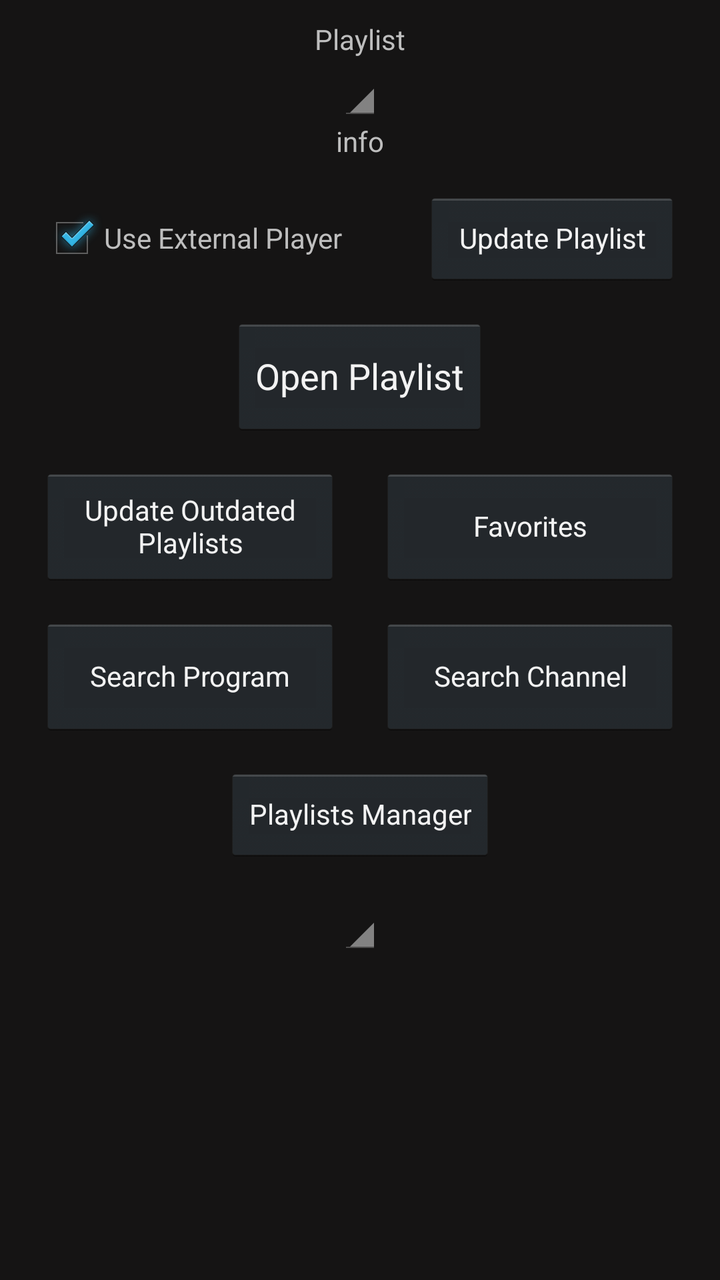
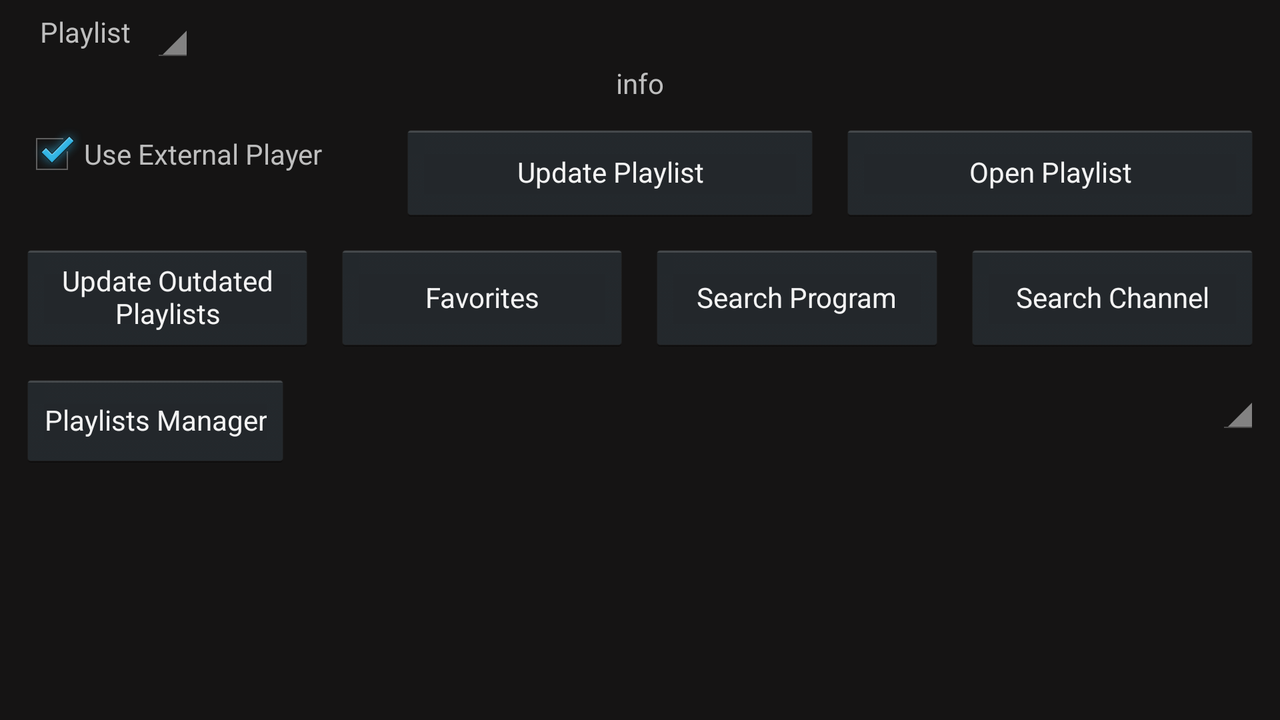

First picture: res/layout/ on a phone held upright. Second picture: the repository's own variant of that layout, on a device whose configuration matches the variant's folder. Source for both follows.
<!-- AndroidManifest.xml: application theme android:Theme.Holo -->
<!-- res/layout/main.xml -->
<?xml version="1.0" encoding="utf-8"?>
<LinearLayout xmlns:android="http://schemas.android.com/apk/res/android"
    style="@android:style/Theme.Holo"
    android:layout_width="match_parent"
    android:layout_height="match_parent"
    android:background="#151414"
    android:orientation="vertical">

    <TextView
        android:id="@+id/mainTextView2"
        android:layout_width="wrap_content"
        android:layout_height="wrap_content"
        android:layout_gravity="center_horizontal"
        android:layout_marginTop="10dp"
        android:text="@string/playlist"
        android:textAppearance="?android:attr/textAppearanceSmall" />

    <Spinner
        android:id="@+id/mainSpinner1"
        android:layout_width="wrap_content"
        android:layout_height="wrap_content"
        android:layout_gravity="center_horizontal" />

    <TextView
        android:id="@+id/mainTextView1"
        android:layout_width="wrap_content"
        android:layout_height="wrap_content"
        android:layout_gravity="center_horizontal"
        android:text="info"
        android:textAppearance="?android:attr/textAppearanceSmall" />

    <LinearLayout
        android:layout_width="match_parent"
        android:layout_height="wrap_content"
        android:layout_gravity="center_horizontal"
        android:layout_marginTop="15dp"
        android:orientation="horizontal">

        <CheckBox
            android:id="@+id/mainCheckBox1"
            android:layout_width="wrap_content"
            android:layout_height="wrap_content"
            android:layout_gravity="center_vertical|center_horizontal"
            android:layout_marginLeft="20dp"
            android:checked="true" />

        <TextView
            android:id="@+id/mainTextView3"
            android:layout_width="120dp"
            android:layout_height="wrap_content"
            android:layout_gravity="center_vertical|center_horizontal"
            android:text="@string/use_external_player"
            android:textAppearance="?android:attr/textAppearanceSmall" />

        <Button
            android:id="@+id/mainButton2"
            style="?android:attr/buttonStyleSmall"
            android:layout_width="wrap_content"
            android:layout_height="wrap_content"
            android:layout_gravity="right"
            android:layout_marginLeft="40dp"
            android:layout_marginRight="20dp"
            android:width="140dp"
            android:onClick="downloadButton"
            android:text="@string/updatePlaylistButton" />

    </LinearLayout>

    <Button
        android:id="@+id/mainButton1"
        android:layout_width="wrap_content"
        android:layout_height="wrap_content"
        android:layout_gravity="center_horizontal"
        android:layout_marginTop="15dp"
        android:height="60dp"
        android:onClick="openPlaylist"
        android:text="@string/openPlaylistButton" />

    <LinearLayout
        android:layout_width="match_parent"
        android:layout_height="60dp"
        android:layout_gravity="center_horizontal"
        android:layout_marginTop="15dp"
        android:weightSum="1.0"
        android:orientation="horizontal">

        <Button
            android:id="@+id/mainButton6"
            style="?android:attr/buttonStyleSmall"
            android:layout_width="0dp"
            android:layout_height="match_parent"
            android:layout_weight="0.5"
            android:layout_marginLeft="20dp"
            android:onClick="updateAll"
            android:text="@string/updateOutdatedPlaylists" />

        <Button
            android:id="@+id/mainButton5"
            style="?android:attr/buttonStyleSmall"
            android:layout_width="0dp"
            android:layout_height="match_parent"
            android:layout_weight="0.5"
            android:layout_marginLeft="20dp"
            android:layout_marginRight="20dp"
            android:onClick="globalFavorite"
            android:text="@string/favorites" />

    </LinearLayout>

    <LinearLayout
        android:layout_width="match_parent"
        android:layout_height="60dp"
        android:weightSum="1.0"
        android:layout_gravity="center_horizontal"
        android:layout_marginTop="15dp"
        android:orientation="horizontal">

        <Button
            android:id="@+id/mainSearchProgram"
            style="?android:attr/buttonStyleSmall"
            android:layout_width="0dp"
            android:layout_height="match_parent"
            android:layout_weight="0.5"
            android:layout_marginLeft="20dp"
            android:onClick="searchProgram"
            android:text="@string/search_program" />

        <Button
            android:id="@+id/mainButton3"
            style="?android:attr/buttonStyleSmall"
            android:layout_width="0dp"
            android:layout_height="match_parent"
            android:layout_weight="0.5"
            android:layout_marginLeft="20dp"
            android:layout_marginRight="20dp"
            android:onClick="globalSearch"
            android:text="@string/search_channel" />

    </LinearLayout>

    <Button
        android:id="@+id/mainButton4"
        style="?android:attr/buttonStyleSmall"
        android:layout_width="wrap_content"
        android:layout_height="wrap_content"
        android:layout_marginTop="15dp"
        android:layout_gravity="center_horizontal"
        android:onClick="playlistManager"
        android:text="@string/playlistsManager" />

    <Spinner
        android:id="@+id/mainSpinner2"
        android:layout_width="wrap_content"
        android:layout_height="wrap_content"
        android:layout_gravity="center_horizontal"
        android:layout_marginTop="15dp" />

</LinearLayout>
<!-- resources referenced by this layout -->
<resources>
  <string name="favorites">Favorites</string>
  <string name="openPlaylistButton">Open Playlist</string>
  <string name="playlist">Playlist</string>
  <string name="playlistsManager">Playlists Manager</string>
  <string name="search_channel">Search Channel</string>
  <string name="search_program">Search Program</string>
  <string name="updateOutdatedPlaylists">Update Outdated Playlists</string>
  <string name="updatePlaylistButton">Update Playlist</string>
  <string name="use_external_player">Use External Player</string>
</resources>
<!-- res/layout-land/main.xml (the repository's variant of the layout above) -->
<!-- drawn on the phone turned sideways -->
<?xml version="1.0" encoding="utf-8"?>
<LinearLayout xmlns:android="http://schemas.android.com/apk/res/android"
    style="@android:style/Theme.Holo"
    android:layout_width="match_parent"
    android:layout_height="match_parent"
    android:layout_gravity="center_horizontal"
    android:background="#151414"
    android:orientation="vertical">

    <LinearLayout
        android:layout_width="match_parent"
        android:layout_height="wrap_content"
        android:layout_gravity="center_horizontal"
        android:orientation="horizontal">

        <TextView
            android:id="@+id/mainTextView2"
            android:layout_width="wrap_content"
            android:layout_height="wrap_content"
            android:layout_gravity="center_vertical|center_horizontal"
            android:layout_marginLeft="20dp"
            android:text="@string/playlist"
            android:textAppearance="?android:attr/textAppearanceSmall" />

        <Spinner
            android:id="@+id/mainSpinner1"
            android:layout_width="wrap_content"
            android:layout_height="wrap_content"
            android:layout_gravity="center_horizontal"
            android:layout_marginLeft="10dp" />

    </LinearLayout>

    <TextView
        android:id="@+id/mainTextView1"
        android:layout_width="wrap_content"
        android:layout_height="wrap_content"
        android:layout_gravity="center_horizontal"
        android:text="info"
        android:textAppearance="?android:attr/textAppearanceSmall" />

    <LinearLayout
        android:layout_width="match_parent"
        android:layout_height="50dp"
        android:layout_gravity="center_horizontal"
        android:layout_marginLeft="10dp"
        android:layout_marginRight="10dp"
        android:layout_marginTop="10dp"
        android:orientation="horizontal"
        android:weightSum="1.0">

        <LinearLayout
            android:layout_width="0dp"
            android:layout_height="wrap_content"
            android:layout_gravity="center_horizontal"
            android:layout_weight="0.3"
            android:orientation="horizontal">

            <CheckBox
                android:id="@+id/mainCheckBox1"
                android:layout_width="wrap_content"
                android:layout_height="wrap_content"
                android:layout_gravity="center_vertical|center_horizontal"
                android:checked="true"
                android:gravity="center_vertical|center_horizontal" />

            <TextView
                android:id="@+id/mainTextView3"
                android:layout_width="wrap_content"
                android:layout_height="wrap_content"
                android:layout_gravity="center_vertical|center_horizontal"
                android:text="@string/use_external_player"
                android:textAppearance="?android:attr/textAppearanceSmall" />

        </LinearLayout>

        <Button
            android:id="@+id/mainButton2"
            style="?android:attr/buttonStyleSmall"
            android:layout_width="0dp"
            android:layout_height="match_parent"
            android:layout_gravity="right|center_vertical|center_horizontal"
            android:layout_marginLeft="10dp"
            android:layout_weight="0.35"
            android:onClick="downloadButton"
            android:text="@string/updatePlaylistButton" />

        <Button
            android:id="@+id/mainButton1"
            style="?android:attr/buttonStyleSmall"
            android:layout_width="0dp"
            android:layout_height="match_parent"
            android:layout_gravity="center_horizontal"
            android:layout_marginLeft="10dp"
            android:layout_weight="0.35"
            android:onClick="openPlaylist"
            android:text="@string/openPlaylistButton" />

    </LinearLayout>

    <LinearLayout
        android:layout_width="match_parent"
        android:layout_height="55dp"
        android:layout_gravity="center_horizontal"
        android:layout_marginLeft="10dp"
        android:layout_marginRight="10dp"
        android:layout_marginTop="10dp"
        android:orientation="horizontal"
        android:weightSum="1.0">

        <Button
            android:id="@+id/mainButton6"
            style="?android:attr/buttonStyleSmall"
            android:layout_width="0.dp"
            android:layout_height="match_parent"
            android:layout_weight="0.25"
            android:onClick="updateAll"
            android:text="@string/updateOutdatedPlaylists" />

        <Button
            android:id="@+id/mainButton5"
            style="?android:attr/buttonStyleSmall"
            android:layout_width="0.dp"
            android:layout_height="match_parent"
            android:layout_marginLeft="10dp"
            android:layout_weight="0.25"
            android:onClick="globalFavorite"
            android:text="@string/favorites" />

        <Button
            android:id="@+id/mainSearchProgram"
            style="?android:attr/buttonStyleSmall"
            android:layout_width="0.dp"
            android:layout_height="match_parent"
            android:layout_marginLeft="10dp"
            android:layout_weight="0.25"
            android:onClick="searchProgram"
            android:text="@string/search_program" />

        <Button
            android:id="@+id/mainButton3"
            style="?android:attr/buttonStyleSmall"
            android:layout_width="0.dp"
            android:layout_height="match_parent"
            android:layout_marginLeft="10dp"
            android:layout_weight="0.25"
            android:onClick="globalSearch"
            android:text="@string/search_channel" />

    </LinearLayout>

    <RelativeLayout
        android:layout_width="match_parent"
        android:layout_height="wrap_content"
        android:layout_gravity="center_horizontal"
        android:layout_marginLeft="10dp"
        android:layout_marginRight="10dp"
        android:layout_marginTop="10dp"
        android:orientation="horizontal"
        android:weightSum="1.0">

        <Button
            android:id="@+id/mainButton4"
            style="?android:attr/buttonStyleSmall"
            android:layout_width="wrap_content"
            android:layout_height="wrap_content"
            android:layout_alignParentLeft="true"
            android:onClick="playlistManager"
            android:text="@string/playlistsManager" />

        <Spinner
            android:id="@+id/mainSpinner2"
            android:layout_width="wrap_content"
            android:layout_height="wrap_content"
            android:layout_alignParentRight="true" />

    </RelativeLayout>

</LinearLayout>
